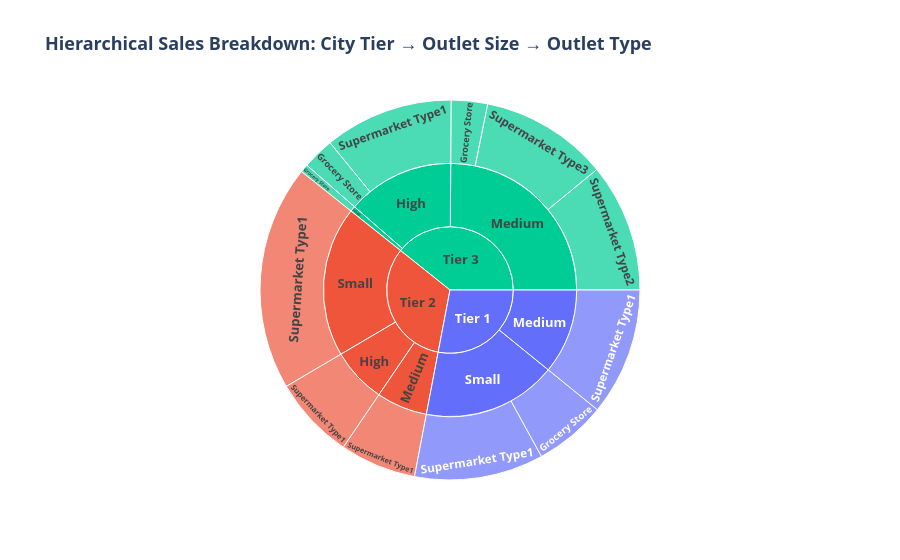

This figure's notebook cell:
### Markdown cell above
## Chart 4: Sales Revenue Across City Tiers (Sunburst Hierarchy)

### Code cell
fig4 = px.sunburst(
    df,
    path=['Outlet Location Type', 'Outlet Size', 'Outlet Type'],
    values='Sales',
    color='Outlet Location Type',
    title='<b>Hierarchical Sales Breakdown: City Tier → Outlet Size → Outlet Type</b>'
)
fig4.update_layout(font=dict(weight="bold", size=13))
fig4.show()

### Figure 1 — Plotly figure (JSON) as saved in the notebook; plotly's stock layout.template omitted (floating-point values rounded to 4 significant figures)
{"data": [{"branchvalues": "total", "customdata": [["Tier 1"], ["Tier 1"], ["Tier 1"], ["Tier 1"], ["Tier 1"], ["Tier 1"], ["Tier 2"], ["Tier 2"], ["Tier 2"], ["Tier 2"], ["Tier 2"], ["Tier 2"], ["Tier 2"], ["Tier 3"], ["Tier 3"], ["Tier 3"], ["Tier 3"], ["Tier 3"], ["Tier 3"], ["Tier 3"], ["Tier 3"], ["Tier 3"], ["Tier 3"]], "domain": {"x": [0, 1], "y": [0, 1]}, "hovertemplate": "labels=%{label}<br>Sales=%{value}<br>parent=%{parent}<br>id=%{id}<br>Outlet Location Type=%{customdata[0]}<extra></extra>", "ids": ["Tier 1/Medium/Supermarket Type1", "Tier 1/Small/Supermarket Type1", "Tier 1/Small/Grocery Store", "Tier 1/Medium", "Tier 1/Small", "Tier 1", "Tier 2/Small/Supermarket Type1", "Tier 2/Medium/Supermarket Type1", "Tier 2/High/Supermarket Type1", "Tier 2/Small", "Tier 2/Medium", "Tier 2/High", "Tier 2", "Tier 3/Medium/Supermarket Type2", "Tier 3/High/Supermarket Type1", "Tier 3/Small/Grocery Store", "Tier 3/Medium/Supermarket Type3", "Tier 3/Medium/Grocery Store", "Tier 3/High/Grocery Store", "Tier 3/Medium", "Tier 3/High", "Tier 3/Small", "Tier 3"], "labels": ["Supermarket Type1", "Supermarket Type1", "Grocery Store", "Medium", "Small", "Tier 1", "Supermarket Type1", "Supermarket Type1", "Supermarket Type1", "Small", "Medium", "High", "Tier 2", "Supermarket Type2", "Supermarket Type1", "Grocery Store", "Supermarket Type3", "Grocery Store", "Grocery Store", "Medium", "High", "Small", "Tier 3"], "marker": {"colors": ["#636efa", "#636efa", "#636efa", "#636efa", "#636efa", "#636efa", "#EF553B", "#EF553B", "#EF553B", "#EF553B", "#EF553B", "#EF553B", "#EF553B", "#00cc96", "#00cc96", "#00cc96", "#00cc96", "#00cc96", "#00cc96", "#00cc96", "#00cc96", "#00cc96", "#00cc96"]}, "name": "", "parents": ["Tier 1/Medium", "Tier 1/Small", "Tier 1/Small", "Tier 1", "Tier 1", "", "Tier 2/Small", "Tier 2/Medium", "Tier 2/High", "Tier 2", "Tier 2", "Tier 2", "", "Tier 3/Medium", "Tier 3/High", "Tier 3/Small", "Tier 3/Medium", "Tier 3/Medium", "Tier 3/High", "Tier 3", "Tier 3", "Tier 3", ""], "type": "sunburst", "values": [130500.0, 132100.0, 73810.0, 130500.0, 205900.0, 336400.0, 230500.0, 78050.0, 84610.0, 230500.0, 78050.0, 84610.0, 393200.0, 131500.0, 131800.0, 8383.0, 130700.0, 37180.0, 32570.0, 299400.0, 164400.0, 8383.0, 472100.0]}], "layout": {"font": {"size": 13, "weight": "bold"}, "legend": {"tracegroupgap": 0}, "title": {"text": "<b>Hierarchical Sales Breakdown: City Tier → Outlet Size → Outlet Type</b>"}}}
